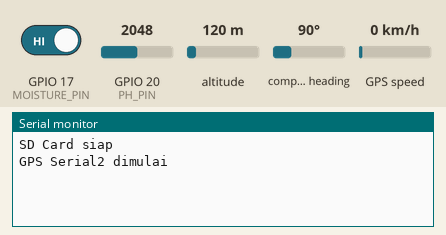
Bench run of a sketch on a simulated ESP32. Parts: the last lines printed to the serial monitor. Inputs (shaded band) come from the test bench; at power-on: GPIO 17 (MOISTURE_PIN) HIGH, GPIO 20 (PH_PIN) = 2048, altitude 120 m, compass heading 90°, GPS speed 0 km/h (analog values on the 0–4095 scale). The local clock reads 2024-03-15 10:24:30 at power-on unless the sketch sets it; storage starts empty; the GPS gets a fix after 3 s at 37.7749, -122.4194 with 8 satellites.

Above: at 1.2 s.
1.3 s: GPIO 17 (MOISTURE_PIN) driven LOW
At 3.9 s:
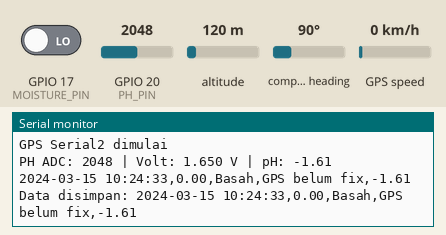
4.5 s: GPIO 17 (MOISTURE_PIN) driven HIGH
At 7.2 s:
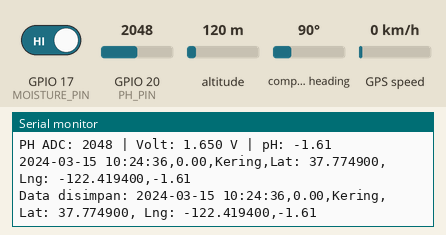
7.5 s: GPIO 17 (MOISTURE_PIN) driven LOW
At 9.8 s:
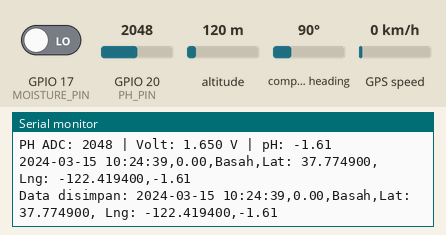
12.0 s: GPIO 20 (PH_PIN) set to 3972
At 13.3 s:
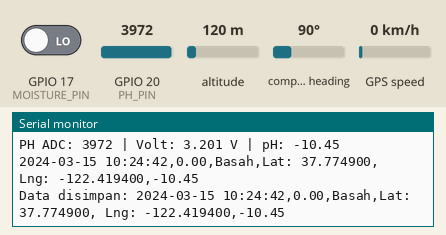

Measured:
- after the input at 1.3 s, the serial monitor: prints a new line after 1.7 s (image 1)
- after the input at 4.5 s, the serial monitor: prints a new line after 1.5 s (image 2)
- after the input at 7.5 s, the serial monitor: prints a new line after 1.5 s (image 3)
- after the input at 12.0 s, the serial monitor: prints a new line at once (image 4)

The sketch:

program_hardware_protel_v1.ino
```cpp
#include <MAX6675.h>
#include <SD.h>
#include <SPI.h>
#include <Wire.h>
#include <RTClib.h>
#include <TinyGPS++.h>

// === MAX6675 ===
#define MAX6675_CS   10
#define MAX6675_CLK  12
#define MAX6675_MISO 13
MAX6675 thermocouple(MAX6675_CLK, MAX6675_CS, MAX6675_MISO);

// === SD Card SPI ===
#define SD_CS    39
#define SD_MOSI  35
#define SD_MISO  37
#define SD_CLK   36
SPIClass sdSPI(1); // HSPI = SPIClass(1)

// === RTC (DS3231) ===
#define I2C_SDA 8
#define I2C_SCL 9
TwoWire rtcWire(0);
RTC_DS3231 rtc;

// === GPS di Serial2 (UART2) ===
#define GPS_RX 15
#define GPS_TX 16
#define GPS_BAUD 9600
HardwareSerial gpsSerial(2);  // UART2
TinyGPSPlus gps;

// === Moisture Sensor ===
#define MOISTURE_PIN 17

// === Sensor pH ===
#define PH_PIN 20  // Ganti dengan pin ADC yang sesuai
const float PH_REF_VOLTAGE = 0.140;  // Tegangan saat pH 7
const float PH_REF_VALUE   = 7.0;    // Nilai pH saat tegangan 0.140V
const float PH_SLOPE       = -5.7;   // Asumsi: -5.7 pH/Volt

unsigned long lastLogTime = 0;
const unsigned long logInterval = 3000;

// ==============================
// ==== FUNGSI-FUNGSI MODUL ====
// ==============================

float readTemperature() {
  return thermocouple.getCelsius();  // FIXED
}

String readDateTime() {
  DateTime now = rtc.now();
  char buf[25];
  sprintf(buf, "%04d-%02d-%02d %02d:%02d:%02d",
          now.year(), now.month(), now.day(), now.hour(), now.minute(), now.second());
  return String(buf);
}

bool isSoilWet() {
  return digitalRead(MOISTURE_PIN) == LOW;
}

String readGPS() {
  while (gpsSerial.available()) {
    gps.encode(gpsSerial.read());
  }

  if (gps.location.isValid()) {
    return "Lat: " + String(gps.location.lat(), 6) +
           ", Lng: " + String(gps.location.lng(), 6);
  }
  return "GPS belum fix";
}

float readPH() {
  int raw = analogRead(PH_PIN);
  float voltage = (raw / 4095.0) * 3.3;
  float ph = PH_REF_VALUE + PH_SLOPE * (voltage - PH_REF_VOLTAGE);

  Serial.print("PH ADC: ");
  Serial.print(raw);
  Serial.print(" | Volt: ");
  Serial.print(voltage, 3);
  Serial.print(" V | pH: ");
  Serial.println(ph, 2);

  return ph;
}

void saveToSD(const String& dataLine) {
  File file = SD.open("/log.csv", FILE_APPEND);
  if (file) {
    file.println(dataLine);
    file.close();
    Serial.println("Data disimpan: " + dataLine);
  } else {
    Serial.println("Gagal membuka file log.csv");
  }
}

// =======================
// ==== SETUP & LOOP  ====
// =======================

void setup() {
  Serial.begin(115200);
  analogReadResolution(12); // 0-4095 untuk ESP32

  // Inisialisasi SD card
  sdSPI.begin(SD_CLK, SD_MISO, SD_MOSI, SD_CS);
  if (!SD.begin(SD_CS, sdSPI)) {
    Serial.println("SD Card tidak terdeteksi!");
  } else {
    Serial.println("SD Card siap");
  }

  // Inisialisasi RTC
  rtcWire.begin(I2C_SDA, I2C_SCL);
  rtc.begin(&rtcWire);
  if (rtc.lostPower()) {
    Serial.println("RTC kehilangan daya, menyetel waktu...");
    rtc.adjust(DateTime(F(__DATE__), F(__TIME__)));
  }

  // Inisialisasi GPS Serial2
  gpsSerial.begin(GPS_BAUD, SERIAL_8N1, GPS_RX, GPS_TX);
  Serial.println("GPS Serial2 dimulai");

  pinMode(MOISTURE_PIN, INPUT);
}

void loop() {
  // Selalu proses data GPS
  while (gpsSerial.available()) {
    gps.encode(gpsSerial.read());
  }

  // Logging setiap 3 detik
  if (millis() - lastLogTime >= logInterval) {
    lastLogTime = millis();

    float suhu = readTemperature();
    String waktu = readDateTime();
    bool tanahBasah = isSoilWet();
    String gpsData = readGPS();
    float ph = readPH();

    String dataLine = waktu + "," + String(suhu) + "," + (tanahBasah ? "Basah" : "Kering") + "," + gpsData + "," + String(ph, 2);

    Serial.println(dataLine);
    saveToSD(dataLine);
  }
}
```
